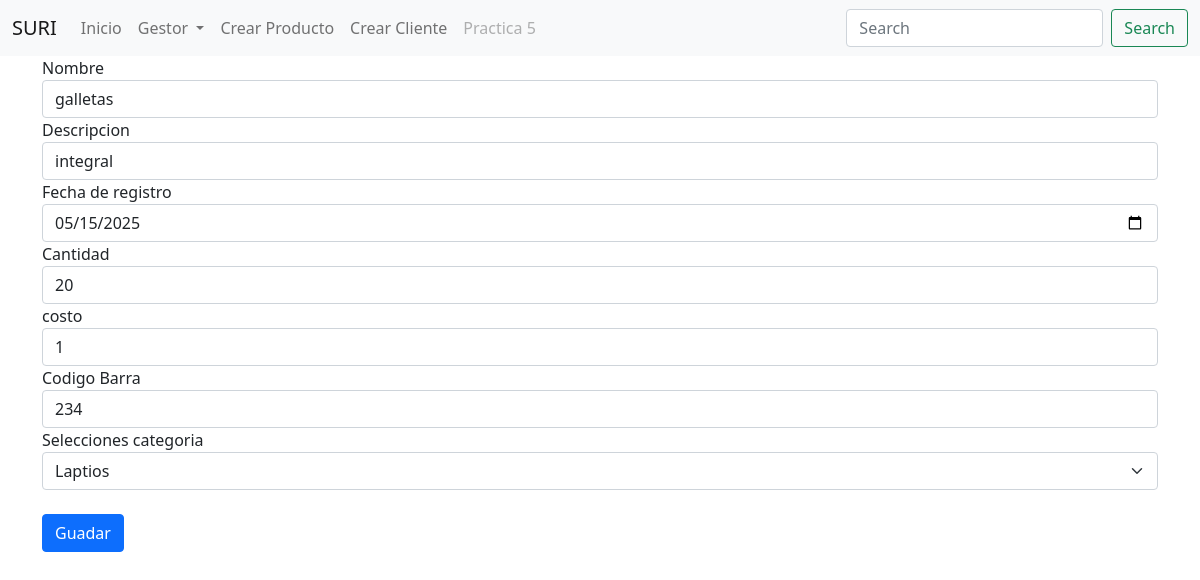
/vistas/editarFrmProducto.php?ide=10, run on the app's committed database.
### tables this page shows
CREATE TABLE `producto` (
  `Id_Producto` int(10) NOT NULL,
  `Nombre` varchar(20) NOT NULL,
  `Descripción` varchar(50) NOT NULL,
  `Fecha_Registro` date NOT NULL,
  `Cantidad` int(10) NOT NULL,
  `Costo_Unitario` int(10) NOT NULL,
  `Codigo_Barra` text NOT NULL,
  `id_Categoria` int(10) NOT NULL
);

### vistas/editarFrmProducto.php (the view, shortened to what this page needs)
<!DOCTYPE html>
<html lang="en">
<head>
</head>
<body>
<?php
    include "menu.php";
?>
<DIV class="container">
<div class="row">
<?php
        $id=$_REQUEST['ide'];
                include('../modelos/conexion.php');
                $query="SELECT  * FROM `producto` WHERE Id_Producto='$id'";
                $res=$conexion->query($query);
               $row= $res->fetch_assoc()
            ?>
<form method="POST" action="../controladores/editarProducto.php?ide=<?php echo $row['Id_Producto']; ?>">
    <div class="form-group">
        <label for="">Nombre</label>
        <input type="text" class="form-control" name="nombre" value="<?php echo $row['Nombre']; ?>">
    </div>
    <div class="form-group">
        <label for="">Descripcion</label>
        <input type="text" class="form-control" name="descripcion" value="<?php echo $row['Descripción']; ?>" required>
    </div>
    <div class="form-group">
        <label for="">Fecha de registro</label>
        <input type="Date" class="form-control" name="fecha" value="<?php echo $row['Fecha_Registro']; ?>" required>
    </div>
    <div class="form-group">
        <label for="">Cantidad</label>
        <input type="text" class="form-control" name="cantidad" value="<?php echo $row['Cantidad']; ?>" required>
    </div>
    <div class="form-group">
        <label for="">costo</label>
        <input type="text" class="form-control" name="costo" value="<?php echo $row['Costo_Unitario']; ?>" required>
    </div>
    <div class="form-group">
        <label for="">Codigo Barra</label>
        <input type="text" class="form-control" name="codigo" value="<?php echo $row['Codigo_Barra']; ?>" required>
    </div>
    <div class="form-group">
        <label for="">Selecciones categoria</label>
        <select class="form-select" name="categoria" id="">
            <?php
                include('../modelos/conexion.php');
                $query="SELECT `id_Categoria`, `Nombre` FROM `categoria`";
                $res=$conexion->query($query);
                if($res->num_rows>0){
                        while($row=$res->fetch_array(MYSQLI_ASSOC))
                        {
                            $combobit="<option value=".$row['id_Categoria'].">".$row['Nombre']."</option>";
                            echo $combobit;
                        }
                }else
                {
                        echo "No hay ningun datos para mostrar";
                }
            ?>
         </select>
    </div>
    <br>
    <button class="btn btn-primary" name="add_producto">Guadar</button>
</form>
</div>
</DIV>
</body>
</html>

### data on the page
producto: nombre "galletas", descripcion "integral", fecha "05/15/2025", cantidad "20", costo "1", codigo "234"

### other printed values
form field categoria "Laptios"
